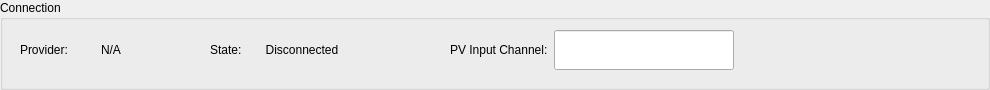
       <widget class="QGroupBox" name="group_box_connection">
        <property name="sizePolicy">
         <sizepolicy hsizetype="Expanding" vsizetype="Expanding">
          <horstretch>0</horstretch>
          <verstretch>0</verstretch>
         </sizepolicy>
        </property>
        <property name="minimumSize">
         <size>
          <width>900</width>
          <height>90</height>
         </size>
        </property>
        <property name="title">
         <string>Connection</string>
        </property>
        <property name="alignment">
         <set>Qt::AlignLeading|Qt::AlignLeft|Qt::AlignTop</set>
        </property>
        <widget class="QWidget" name="formLayoutWidget_5">
         <property name="geometry">
          <rect>
           <x>20</x>
           <y>30</y>
           <width>151</width>
           <height>42</height>
          </rect>
         </property>
         <layout class="QFormLayout" name="provider_layout">
          <property name="fieldGrowthPolicy">
           <enum>QFormLayout::AllNonFixedFieldsGrow</enum>
          </property>
          <property name="formAlignment">
           <set>Qt::AlignLeading|Qt::AlignLeft|Qt::AlignTop</set>
          </property>
          <item row="0" column="0">
           <widget class="QLabel" name="lbl_pv_provider">
            <property name="sizePolicy">
             <sizepolicy hsizetype="Expanding" vsizetype="Preferred">
              <horstretch>0</horstretch>
              <verstretch>0</verstretch>
             </sizepolicy>
            </property>
            <property name="minimumSize">
             <size>
              <width>60</width>
              <height>40</height>
             </size>
            </property>
            <property name="text">
             <string>Provider:</string>
            </property>
           </widget>
          </item>
          <item row="0" column="1">
           <widget class="QLabel" name="provider_name">
            <property name="sizePolicy">
             <sizepolicy hsizetype="Fixed" vsizetype="Preferred">
              <horstretch>0</horstretch>
              <verstretch>0</verstretch>
             </sizepolicy>
            </property>
            <property name="minimumSize">
             <size>
              <width>50</width>
              <height>40</height>
             </size>
            </property>
            <property name="sizeIncrement">
             <size>
              <width>0</width>
              <height>0</height>
             </size>
            </property>
            <property name="frameShadow">
             <enum>QFrame::Sunken</enum>
            </property>
            <property name="text">
             <string>N/A</string>
            </property>
            <property name="alignment">
             <set>Qt::AlignCenter</set>
            </property>
           </widget>
          </item>
         </layout>
        </widget>
        <widget class="QWidget" name="formLayoutWidget_3">
         <property name="geometry">
          <rect>
           <x>210</x>
           <y>30</y>
           <width>201</width>
           <height>42</height>
          </rect>
         </property>
         <layout class="QFormLayout" name="state_layout">
          <property name="formAlignment">
           <set>Qt::AlignLeading|Qt::AlignLeft|Qt::AlignTop</set>
          </property>
          <property name="horizontalSpacing">
           <number>10</number>
          </property>
          <item row="0" column="0">
           <widget class="QLabel" name="lbl_connection_state">
            <property name="sizePolicy">
             <sizepolicy hsizetype="Expanding" vsizetype="Preferred">
              <horstretch>0</horstretch>
              <verstretch>0</verstretch>
             </sizepolicy>
            </property>
            <property name="minimumSize">
             <size>
              <width>0</width>
              <height>40</height>
             </size>
            </property>
            <property name="text">
             <string>State:</string>
            </property>
           </widget>
          </item>
          <item row="0" column="1">
           <widget class="QLabel" name="is_connected">
            <property name="sizePolicy">
             <sizepolicy hsizetype="Fixed" vsizetype="Preferred">
              <horstretch>0</horstretch>
              <verstretch>0</verstretch>
             </sizepolicy>
            </property>
            <property name="minimumSize">
             <size>
              <width>100</width>
              <height>40</height>
             </size>
            </property>
            <property name="frameShadow">
             <enum>QFrame::Sunken</enum>
            </property>
            <property name="text">
             <string>Disconnected</string>
            </property>
            <property name="alignment">
             <set>Qt::AlignCenter</set>
            </property>
           </widget>
          </item>
         </layout>
        </widget>
        <widget class="QWidget" name="formLayoutWidget_4">
         <property name="geometry">
          <rect>
           <x>450</x>
           <y>30</y>
           <width>531</width>
           <height>42</height>
          </rect>
         </property>
         <layout class="QFormLayout" name="prefix_layout">
          <property name="labelAlignment">
           <set>Qt::AlignRight|Qt::AlignTrailing|Qt::AlignVCenter</set>
          </property>
          <property name="formAlignment">
           <set>Qt::AlignLeading|Qt::AlignLeft|Qt::AlignTop</set>
          </property>
          <item row="0" column="0">
           <widget class="QLabel" name="pv_prefix_label">
            <property name="sizePolicy">
             <sizepolicy hsizetype="Expanding" vsizetype="Preferred">
              <horstretch>0</horstretch>
              <verstretch>0</verstretch>
             </sizepolicy>
            </property>
            <property name="minimumSize">
             <size>
              <width>80</width>
              <height>40</height>
             </size>
            </property>
            <property name="text">
             <string>PV Input Channel:</string>
            </property>
           </widget>
          </item>
          <item row="0" column="1">
           <widget class="QLineEdit" name="pv_prefix">
            <property name="sizePolicy">
             <sizepolicy hsizetype="Fixed" vsizetype="Fixed">
              <horstretch>0</horstretch>
              <verstretch>0</verstretch>
             </sizepolicy>
            </property>
            <property name="minimumSize">
             <size>
              <width>180</width>
              <height>40</height>
             </size>
            </property>
            <property name="text">
             <string/>
            </property>
           </widget>
          </item>
         </layout>
        </widget>
       </widget>
